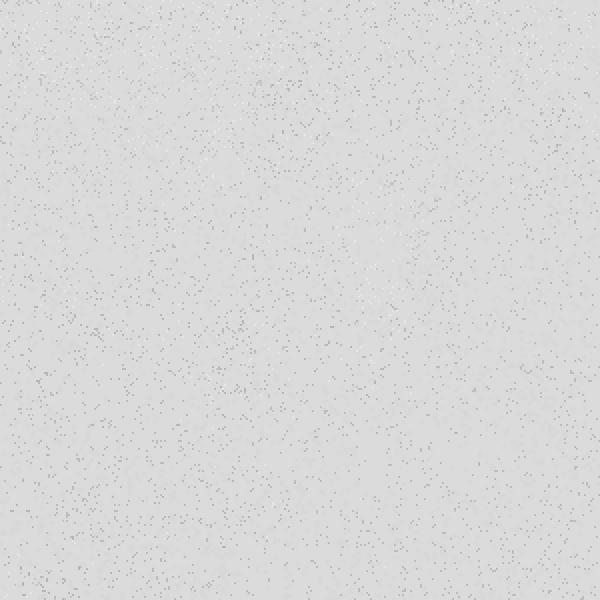
#> input picture dist/img/boxed-bg.jpg, 600 x 600 px
$ python blendImage.py ../dist/img/boxed-bg.jpg ../dist/img/photo3.jpg
#> lines starting #> are read from the running program, lines starting #| are printed output that depends on the picture
#!/usr/bin/python3

# blend

import cv2
import sys

img1f = sys.argv[1]
img2f = sys.argv[2]

img1 = cv2.imread(img1f)
#> img1 is the input picture: shape (600, 600, 3); min 180, max 230, mean 217.3
img2 = cv2.imread(img2f)
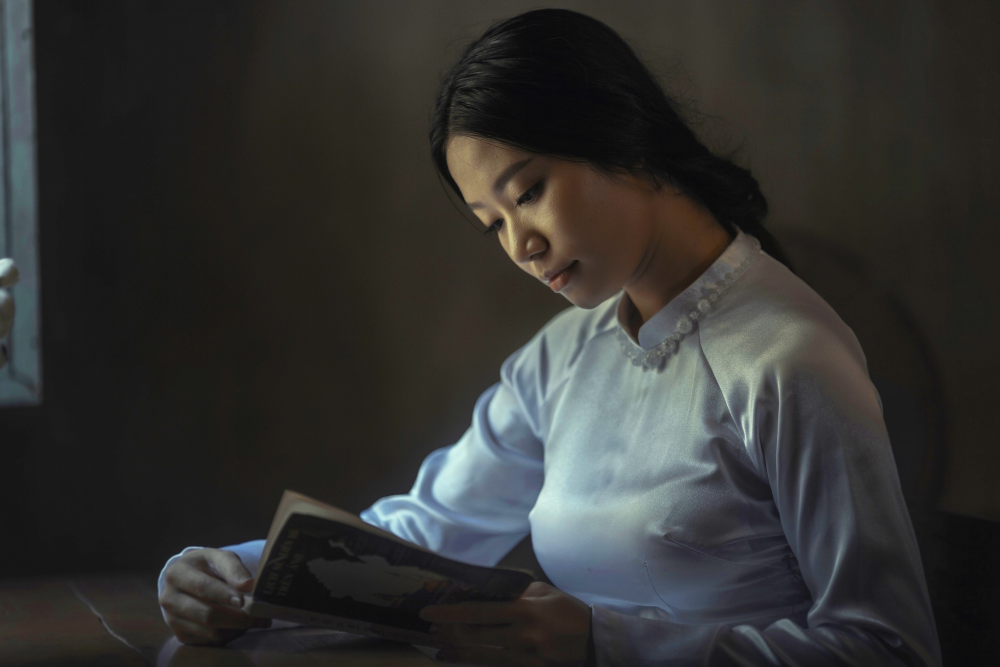
#> input picture dist/img/photo3.jpg, 2000 x 1333 px (shown at 1/2 size)
#> img2 is the input picture: shape (1333, 2000, 3); mean B, G, R 48.6, 50.4, 50.2
img1 = cv2.resize(img1, (1920,1080))
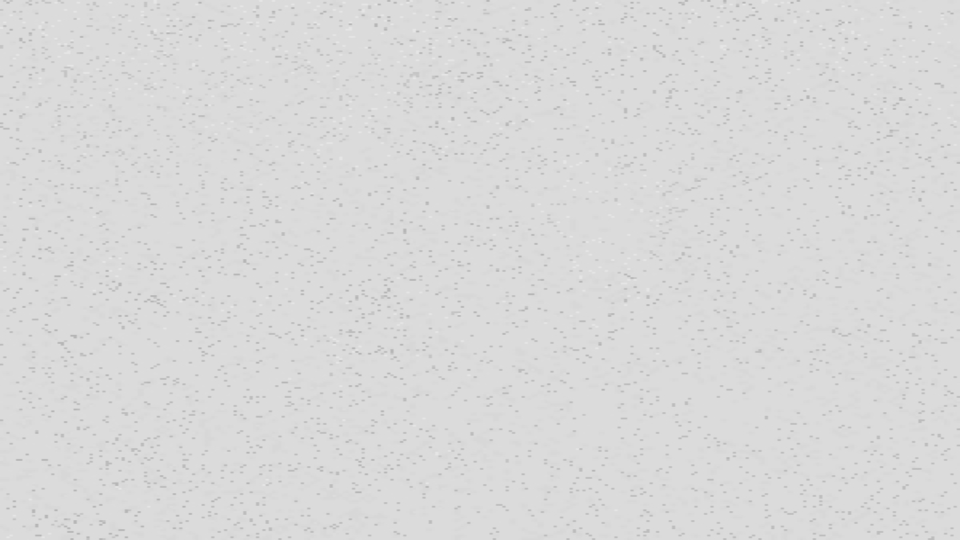
#> img1: shape (1080, 1920, 3) (shown at 1/2 size); min 181, max 230, mean 217.3
img2 = cv2.resize(img2, (1920,1080))
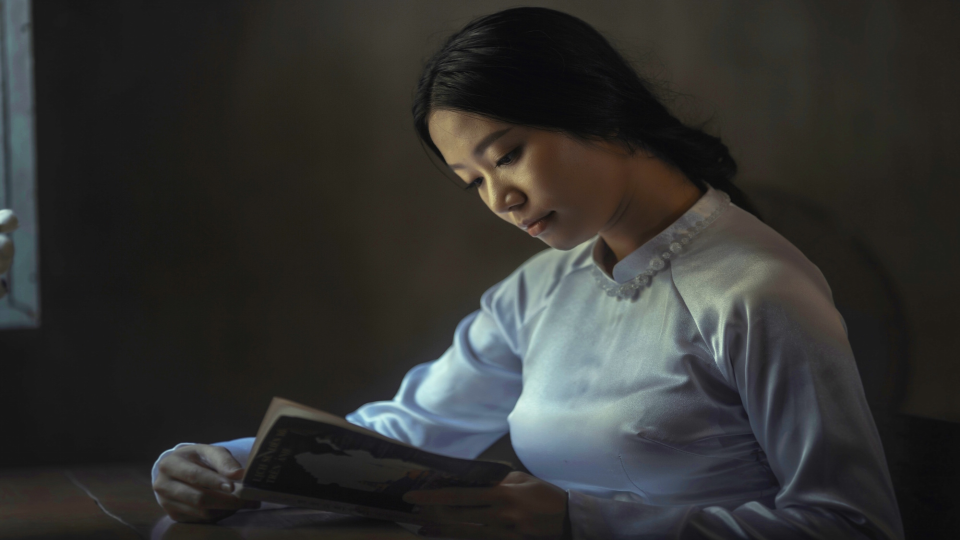
#> img2: shape (1080, 1920, 3) (shown at 1/2 size); mean B, G, R 48.5, 50.3, 50.1

blend_image = cv2.addWeighted(img1, .5, img2, .5,0)
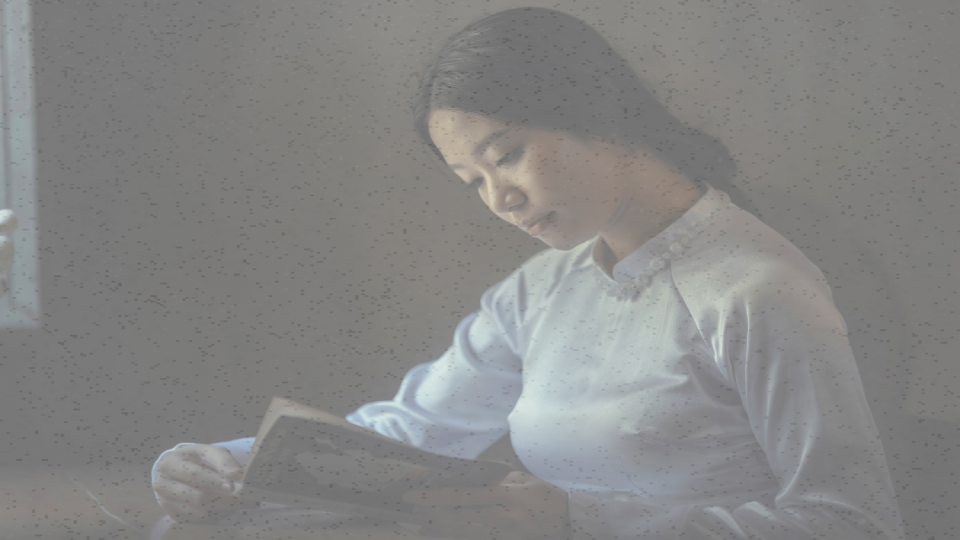
#> blend_image: shape (1080, 1920, 3) (shown at 1/2 size); mean B, G, R 132.9, 133.8, 133.7
blendf = img1f.replace(".jpg", "-blend.jpg")
cv2.imwrite(blendf, blend_image)
